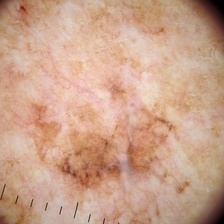
%> input picture test cancer/1.jpg, 224 x 224 px; its folder holds only this picture in this run
$ octave featuretest.m   (GNU Octave 9; MATLAB toolbox functions it lacks are replaced by stand-ins)
%> lines starting %> are read from the running program, lines starting %| are printed output that depends on the picture; in (x1, y1, x2, y2) boxes, pixels count from 0 and x2, y2 are one past the last pixel; in counts of white or black regions, pixels touching at a corner belong together; the program's own positions count from 1
clc;
close all;
clear all;
warning off;

ada = dir('test cancer\*.jpg');

fea_skin11=[];

for ik = 1:length(ada)
    file = ada(ik).name;
    I=imread(fullfile('test cancer\',file));
%> I is the input picture: size 224x224x3 uint8; mean R, G, B 201.9, 162, 138.3
    I = imresize(I,[256,256]);
%> I: size 256x256x3 uint8
% % figure, imshow(I); title(' Leaf Image');
% % Enhance Contrast
% I = imadjust(I,stretchlim(I));
% % figure, imshow(I);title('Contrast Enhanced');
% I_Otsu = im2bw(I,graythresh(I));
% % figure,imshow(I_Otsu);title('otsu');
%
% HSV=rgb2hsv(I);
% % figure,imshow(HSV);
%
% H=HSV(:,:,1);
% S=HSV(:,:,2);
% V=HSV(:,:,3);
%
% % figure,imshow(H);
% % figure,imshow(S);
% % figure,imshow(V);
%
% %% RGB to Gray conversion
% [m n o]=size(V);
% if o==3
%     gray=rgb2gray(V);
% else
%     gray=V;
% end
% % figure,imshow(gray);title('YELLOW CHANNEL -GRAY IMAGE');
%
%
% %%%%%%ADJUST THE CONTRAST OF THE GRAY CHANNEL IMAGE%%%%
% ad=imadjust(gray);
% % figure,imshow(ad);title('ADJUSTED GRAY IMAGE');
%
% %%%%TO PERFORM BINARY CONVERSION ON THE ADJUSTED GRAY IMAGE%%%%%
% bw=im2bw(gray,0.5);
% % figure,imshow(bw);title('BLACK AND WHITE IMAGE');
%
% %%%%TAKE COMPLEMENT TO THE BLACK AND WHITE IMAGE %%%%
% bw=imcomplement(bw);
% % figure,imshow(bw);title('COMPLEMENT IMAGE');
%
% bw=imfill(bw,'holes');
% % figure,imshow(bw),title('HOLES IMAGE');
% SE=strel('square',3);
% bw=imdilate(bw,SE);
% % figure,imshow(bw),title('DILATE');
%
% bw=imfill(bw,'holes');
%
% SE=strel('disk',10);
% bw=imopen(bw,SE);
% % figure,imshow(bw),title('open');
% bw=imclearborder(bw);
% % figure,imshow(bw),title('bwww');
%
% % figure,imshow(S);
% % figure,imshow(V);
%
%
% % % %
% % Extract Features
% cform = makecform('srgb2lab');
% % % % Apply the colorform
% lab_he = applycform(I ,cform);
% % figure,imshow(lab_he);
% % % Classify the colors in a*b* colorspace using K means clustering.
% % % Since the image has 3 colors create 3 clusters.
% % % Measure the distance using Euclidean Distance Metric.
% ab = double(lab_he(:,:,2:3));
% nrows = size(ab,1);
% ncols = size(ab,2);
% ab = reshape(ab,nrows*ncols,2);
% % % % %%%%%%%%%%    SEGMENTATION
% nColors = 3;
% [cluster_idx cluster_center] = kmeans(ab,nColors,'distance','sqEuclidean', ...
%                                       'Replicates',3);
% % [cluster_idx cluster_center] = kmeans(ab,nColors,'distance','sqEuclidean','Replicates',3);
% % % % Label every pixel in tha image using results from K means
% pixel_labels = reshape(cluster_idx,nrows,ncols);
% % figure,imshow(pixel_labels,[]), title('Image Labeled by Cluster Index');
% % %
% % % % Create a blank cell array to store the results of clustering
% segmented_images = cell(1,3);
% % % % Create RGB label using pixel_labels
% rgb_label = repmat(pixel_labels,[1,1,3]);
% % %
% for k = 1:nColors
%     colors = I;
%     colors(rgb_label ~= k) = 0;
%     segmented_images{k} = colors;
% end
% % figure, subplot(1,3,1);
% % imshow(segmented_images{1});title('Cluster 1'); subplot(1,3,2);imshow(segmented_images{2});title('Cluster 2');
% % subplot(1,3,3);imshow(segmented_images{3});title('Cluster 3');
% % set(gcf, 'Position', get(0,'Screensize'));
% % % % % Feature Extraction
% x ='2';
% i = str2double(x);
% % % Extract the features from the segmented image
% seg_img = segmented_images{i};
% % % Convert to grayscale if image is RGB
% if ndims(seg_img) == 3
%    img = rgb2gray(seg_img);
% end
% figure, imshow(seg_img); title('Gray Scale Image');
% % % % % Evaluate the disease affected area
% % black = im2bw(seg_img,graythresh(seg_img));
% % % figure
% % % imshow(black);
% % % figure, imshow(black);title('Black & White Image');
% %
% % black=imfill(black,'holes');
% % % figure,imshow(black),title('bw image');
% %
% % SE=strel('square',10);
% %
% % black=imdilate(black,SE);
% %
% % % figure,imshow(black),title('bw');
% %
% % G=bw;
%
%
%  %%%FEATURE EXTRACTION BY GLCM(GRAY LEVEL CO-OCCURENCE MATRIX)%%%%
% g = graycomatrix(bw);
% stats = graycoprops(g,'Contrast Correlation Energy Homogeneity');
% Contrast = stats.Contrast;
% Correlation = stats.Correlation;
% Energy = stats.Energy;
% Homogeneity = stats.Homogeneity;
% Mean = mean2(bw);
% Standard_Deviation = std2(bw);
% Entropy = entropy(bw);
% % RMS = mean2(rms(G));
% % Skewness = skewness(G)
% Variance = mean2(var(double(bw)));
% a = sum(double(bw(:)));
% Smoothness = 1-(1/(1+a));
% Kurtosis = kurtosis(double(bw(:)));
% % Skewness = skewness(double(G(:)));
%
% %%% Inverse Difference Movement%%%
% m = size(bw,1);
% n = size(bw,2);
% in_diff = 0;
% for i = 1:m
%     for j = 1:n
%         temp = bw(i,j)./(1+(i-j).^2);
%         in_diff = in_diff+temp;
%     end
% end
% IDM = double(in_diff);
% % S=regionprops(G,'ALL');
% % area=[S.Area];
% feat_disease1 = [Contrast,Correlation,Energy,Homogeneity, Mean, Standard_Deviation, Entropy,Variance, Smoothness, Kurtosis,IDM];
%
%
%
%
% %% % Color Texture Feature Extraction(LBP) FOR TUMOR ALONE IMAGE%%%
% % % % step 1: Local Binary Patterns
% feat_LBP = extractLBPFeatures(bw);
% grayImage = bw;
% localBinaryPatternImage1 = zeros(size(grayImage));
% [row col] = size(grayImage);
% for r = 2 : row - 1
% 	for c = 2 : col - 1
% 		centerPixel = grayImage(r, c);
% 		pixel7 = grayImage(r-1, c-1) > centerPixel;
% 		pixel6 = grayImage(r-1, c) > centerPixel;
% 		pixel5 = grayImage(r-1, c+1) > centerPixel;
% 		pixel4 = grayImage(r, c+1) > centerPixel;
% 		pixel3 = grayImage(r+1, c+1) > centerPixel;
% 		pixel2 = grayImage(r+1, c) > centerPixel;
% 		pixel1 = grayImage(r+1, c-1) > centerPixel;
% 		pixel0 = grayImage(r, c-1) > centerPixel;
% 		localBinaryPatternImage1(r, c) = uint8(...
% 			pixel7 * 2^7 + pixel6 * 2^6 + ...
% 			pixel5 * 2^5 + pixel4 * 2^4 + ...
% 			pixel3 * 2^3 + pixel2 * 2^2 + ...
% 			pixel1 * 2 + pixel0);
% 	end
% end
%
% % figure,imshow(localBinaryPatternImage1),title('LBP TUMOR-ALONE IMAGE');
%
%
%  %%%FEATURE EXTRACTION BY GLCM(GRAY LEVEL CO-OCCURENCE MATRIX)%%%%
%  feat_LBP=im2double(feat_LBP);
% g1 = graycomatrix(feat_LBP);
% stats1 = graycoprops(g,'Contrast Correlation Energy Homogeneity');
% Contrast1 = stats1.Contrast;
% Correlation1 = stats1.Correlation;
% Energy1 = stats1.Energy;
% Homogeneity1 = stats1.Homogeneity;
% Mean1 = mean2(feat_LBP);
% Standard_Deviation1 = std2(feat_LBP);
% Entropy1 = entropy(feat_LBP);
% % RMS = mean2(rms(G));
% % Skewness = skewness(G)
% Variance1 = mean2(var(double(feat_LBP)));
% a1 = sum(double(feat_LBP(:)));
% Smoothness1 = 1-(1/(1+a));
% Kurtosis1 = kurtosis(double(feat_LBP(:)));
% % Skewness = skewness(double(G(:)));
%
% %%% Inverse Difference Movement%%%
% m1 = size(feat_LBP,1);
% n1 = size(feat_LBP,2);
% in_diff = 0;
% for i = 1:m1
%     for j = 1:n1
%         temp = feat_LBP(i,j)./(1+(i-j).^2);
%         in_diff1 = in_diff+temp;
%     end
% end
% IDM1 = double(in_diff);
% feat_disease2 = [Contrast1,Correlation1,Energy1,Homogeneity1, Mean1, Standard_Deviation1, Entropy1,Variance1, Smoothness1, Kurtosis1,IDM1];
%
%
%
% %%%%TO TAKE COLOUR FEATURES%%%%%%
% R = mean2(seg_img(:,:,1));
% G = mean2(seg_img(:,:,2));
% B = mean2(seg_img(:,:,3));
% Co_Fea = [R G B];
R = I(:,:,1);
G = I(:,:,2);
B = I(:,:,3);
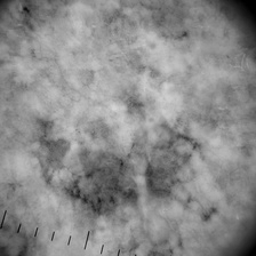
%> B: size 256x256 uint8; min 0, max 213, mean 138.3


r=im2double(R);
g=im2double(G);
b=im2double(B);
%%%%TO ENHANCE THE CONTRAST OF THE RESIZED IMAGE%%%%
I = imadjust(I,stretchlim(I));
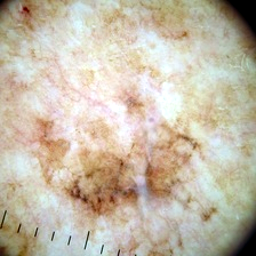
%> I: size 256x256x3 uint8; mean R, G, B 197.1, 187, 168.5
% figure, imshow(I);title('CONTRAST ENHANCED IMAGE');

          %%%%%%%SEGMENTATION%%%%%%

%%%%PERFORM RGB TO HSV COLOUR TRANSFORMATION%%%%%
HSV=rgb2hsv(I);
%> HSV: size 256x256x3 double; mean H, S, V 0.192, 0.176, 0.783
% figure,imshow(HSV),title('HSV COLOUR TRANSFORM IMAGE');
%%SEPARATE THREE CHANNELS%%%
H=HSV(:,:,1);
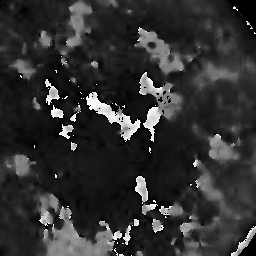
%> H: size 256x256 double; min 0, max 0.995, mean 0.192
S=HSV(:,:,2);
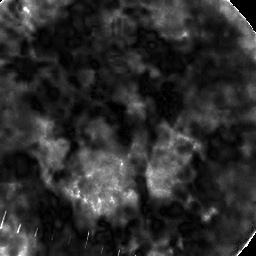
%> S: size 256x256 double; min 0, max 1, mean 0.176
V=HSV(:,:,3);
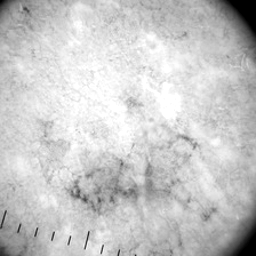
%> V: size 256x256 double; min 0, max 1, mean 0.783

% figure,imshow(H),title('H-CHANNEL IMAGE');
% figure,imshow(S),title('S-CHANNEL IMAGE');
% figure,imshow(V),title('V-CHANNEL IMAGE');

% figure,
% subplot(1,3,1),imshow(H),title('H-CHANNEL');
% subplot(1,3,2),imshow(S),title('S-CHANNEL');
% subplot(1,3,3),imshow(V),title('V-CHANNEL');

%% PERFORM RGB TO GRAY CONVERSION ON THE V-CHANNEL IMAGE%%%%
[m n o]=size(V);
%> m = 256; n = 256; o = 1
if o==3
    gray=rgb2gray(V);
else
    gray=V;
end
% figure,imshow(gray);title('V- CHANNEL GRAY IMAGE');

% % % % % % % % % % ad = fcnBPDFHE(gray);


%%%%%%ADJUST THE CONTRAST OF THE GRAY CHANNEL IMAGE%%%%
ad=imadjust(gray);
% figure,imshow(ad);title('ADJUSTED GRAY IMAGE');

%%%%TO PERFORM BINARY CONVERSION ON THE ADJUSTED GRAY IMAGE%%%%%
bw=im2bw(gray,0.5);
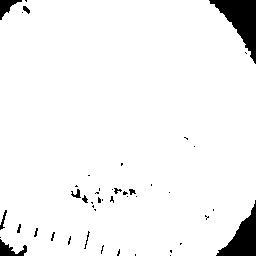
%> bw: size 256x256 logical; 95.2% white; 46 black regions (34 under 20 px), largest, box (x1, y1, x2, y2) and area: (209, 0, 256, 64) 1315, (216, 200, 256, 256) 982, (0, 239, 27, 256) 219
% figure,imshow(bw);title('BLACK AND WHITE IMAGE');

%%%%TAKE COMPLEMENT TO THE BLACK AND WHITE IMAGE %%%%
bw=imcomplement(bw);
% figure,imshow(bw);title('COMPLEMENT IMAGE');

%%%%TO PERFORM MORPHOLOGICAL OPERATIONS IN THE BW IMAGE%%%%
 %%FILL HOLES%%
bw=imfill(bw,'holes');
% figure,imshow(bw),title('HOLES IMAGE');
 %%DILATE OPERATION%%%
SE=strel('square',3);
bw=imdilate(bw,SE);
%> bw: size 256x256 logical; 6.5% white; 30 white regions (9 under 20 px), largest, box (x1, y1, x2, y2) and area: (208, 0, 256, 65) 1444, (215, 199, 256, 256) 1081, (0, 236, 28, 256) 297
% figure,imshow(bw),title('DILATED IMAGE');

 %%AGAIN FILL HOLES%%
bw=imfill(bw,'holes');
  %%TO REMOVE THE SMALL OBJECTS TO PERFORM IMOPEN OPERATIONS%%%
SE=strel('disk',10);
bw=imopen(bw,SE);
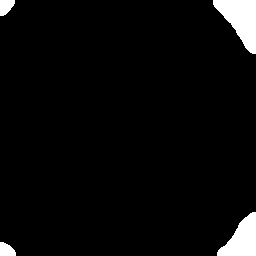
%> bw: size 256x256 logical; 4.1% white; 4 white regions, box (x1, y1, x2, y2) and area: (213, 0, 256, 54) 1329, (217, 212, 256, 256) 1017, (0, 0, 15, 16) 179, (0, 242, 16, 256) 172
% figure,imshow(bw),title('SMALL OBJECTS REMOVED IMAGE');
  %%TO CLEAR THE UNWANTED BORDERS%%%
bw=imclearborder(bw);
%> bw: size 256x256 logical; every value is 0
% figure,imshow(bw),title('BORDER CORRECTED IMAGE');
bw11=im2double(bw);
%> bw11: size 256x256 double; every value is 0


%% Masking
seg = bw11.*r;
seg2 = bw11.*g;
seg3 = bw11.*b;
seg1=cat(3,seg,seg2,seg3);
%> seg1: size 256x256x3 double; every value is 0
% figure,imshow(seg1);
% title('Segmentation output');
%
R1 = seg1(:,:,1);
G1 = seg1(:,:,2);
B1 = seg1(:,:,3);


             %%%%%%%FEATURE EXTRACTION%%%%%%%%

%      %%%%FEATURE EXTRACTION BY GLCM(GREY LEVEL CO-OCCURENCE MATRIX)%%%%%
%
g = graycomatrix(bw);
%> g = [65280 0; 0 0]
stats = graycoprops(g,'Contrast Correlation Energy Homogeneity');
%> stats = {Contrast 0}
Contrast = stats.Contrast;
%> Contrast = 0
%> (the run ends here)

$ run again, on test cancer/1049.jpg
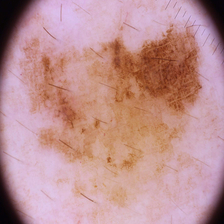
%> input picture test cancer/1049.jpg, 224 x 224 px
%> I is the input picture: size 224x224x3 uint8; mean R, G, B 189.7, 144.8, 145.7
%> HSV: size 256x256x3 double; mean H, S, V 0.171, 0.274, 0.841
%> `bw=im2bw(gray,0.5);`:
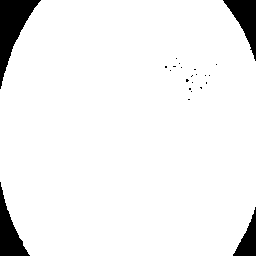
%> bw: size 256x256 logical; 94.1% white; 23 black regions (19 under 20 px), largest, box (x1, y1, x2, y2) and area: (0, 0, 41, 89) 1491, (0, 182, 30, 256) 933, (223, 0, 256, 61) 884, (233, 207, 256, 256) 529
%> `bw=imopen(bw,SE);`:
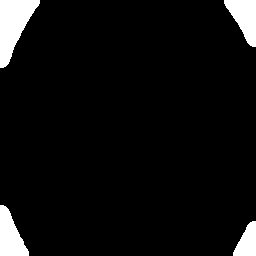
%> bw: size 256x256 logical; 5.9% white; 4 white regions, box (x1, y1, x2, y2) and area: (0, 0, 40, 68) 1511, (0, 205, 29, 256) 920, (224, 0, 256, 47) 902, (233, 221, 256, 256) 532
%> bw11: size 256x256 double; every value is 0
%> seg1: size 256x256x3 double; every value is 0
%> `g = graycomatrix(bw);`: g = [65280 0; 0 0]
%> stats = {Contrast 0}
%> Contrast = 0
